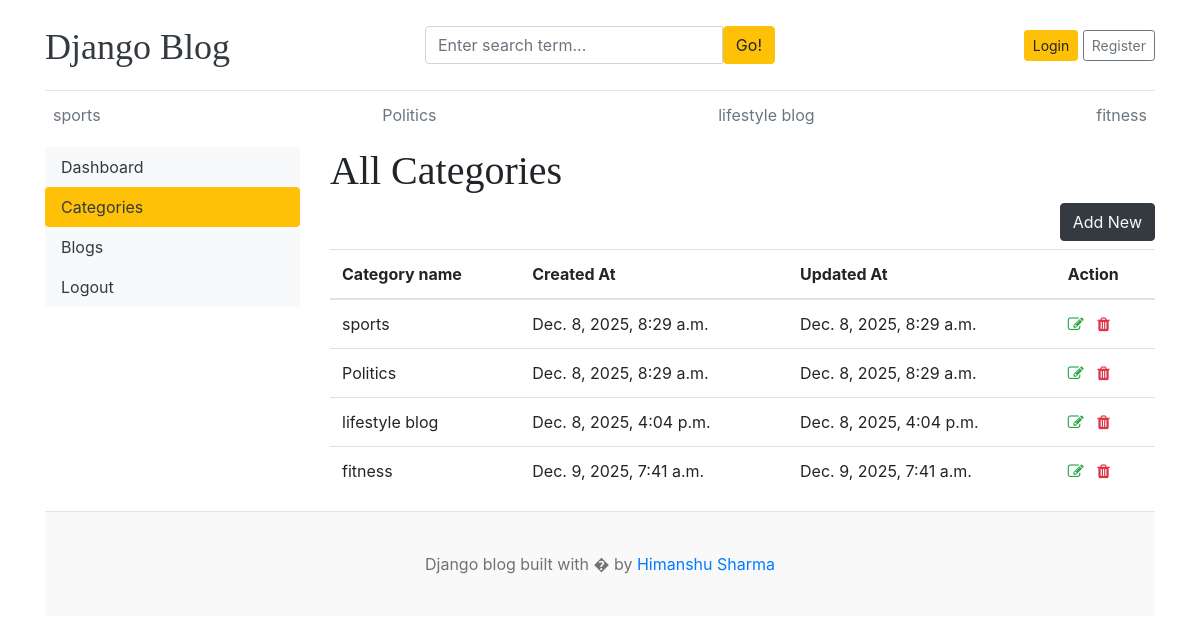
/dashboard/categories/, run on the app's committed database.
### blogs/models.py (models this page shows)
class Category(models.Model):
    category_name = models.CharField(max_length=50, unique=True)
    created_at = models.DateTimeField(auto_now_add=True)
    updated_at = models.DateTimeField(auto_now=True)
    class Meta:
        verbose_name_plural = 'categories'
    def __str__(self):
        return self.category_name

### dashboard/views.py (the view)
# urls.py: path('categories/', views.Categories, name='categories'),
def Categories(request):
    return render(request, 'dashboard/categories.html')

### blogs/context_processors.py (called while the page is built)
def get_categories(request):
    categories = Category.objects.all()
    return dict(categories=categories)

def get_social_link(request):
    social_link = SocialLink.objects.all()
    return dict(social_link = social_link )

### templates/dashboard/categories.html (shortened to what this page needs)
{% extends 'base.html' %}
{%block content %}
<div class='row'>
    {% include 'dashboard/sidebar.html'%}
    <div class='col-md-9'>
        <h1>All Categories</h1>
        <a href='{% url 'dashboard:add_category' %}' class='btn btn-dark text-light float-right mb-2'>Add New</a>
        <table class="table table-hover">
  <thead>
    <tr>
      <th>Category name</th>
      <th>Created At</th>
      <th>Updated At</th>
      <th>Action</th>
    </tr>
  </thead>
  <tbody>
    {% for cat in categories %}
    <tr>
      <td>{{cat}}</td>
      <td>{{cat.created_at}}</td>
      <td>{{cat.updated_at}}</td>
      <td>
        <a href="{% url 'dashboard:edit_category' cat.id %}"><i class="fa fa-edit text-success"></i></a>
        <a href="{% url 'dashboard:delete_category' cat.id %}"><i class='fa fa-trash text-danger'></i></a>
      </td>
    </tr>
    {% endfor %}
  </tbody>
</table>
    </div>
</div>
{%endblock%}

### templates/base.html (shortened to what this page needs)
{% load static%}
<!DOCTYPE html>
<html lang="en">
<head>
    <link href="https://getbootstrap.com/docs/4.0/dist/css/bootstrap.min.css" rel="stylesheet">
    <link href="{% static 'css/blog.css'%}" rel="stylesheet">
    <link rel="stylesheet" href="https://cdnjs.cloudflare.com/ajax/libs/font-awesome/4.7.0/css/font-awesome.min.css">
  </head>
<body>
    <div class="container">
      <header class="blog-header py-3">
        <div class="row flex-nowrap justify-content-between align-items-center">
          <div class="col-4 pt-1">
            <a class="blog-header-logo text-dark" href="/">Django Blog</a>
          </div>
          <div class='col-4'>
            <form action="{% url 'search' %}" method ='GET'>
              <div class="input-group">
                  <input class="form-control" type="text" name='keyword' value="{{keyword}}" placeholder="Enter search term..." aria-label="Enter search term..." aria-describedby="button-search" />
                  <button type='submit' class="btn btn-warning" id="button-search" type="button">Go!</button>
              </div>
            </form>
          </div>
          <div class="col-4 d-flex justify-content-end align-items-center">
            {% if user.is_authenticated %}
              <span><a href="{% url 'dashboard:dashboard' %}">Dashboard</span>
              &emsp;
              <span><a href="{% url 'logout' %}"> Logout</span>
            {% else %}
              <a class="btn btn-sm btn-warning" href="{% url 'login'%}">Login</a> &nbsp;
              <a class="btn btn-sm btn-outline-secondary" href="{% url 'register' %}">Register</a>
            {% endif %}
          </div>
        </div>
      </header>
      <div class="nav-scroller py-1 mb-2">
        <nav class="nav d-flex justify-content-between">
          {% for category in categories %}
          <a class="p-2 text-muted" href="{% url 'posts_by_category' category.id %}">{{category.category_name}}</a>
          {% endfor %}
        </nav>
      </div>
{% block content %}
{% endblock%}
<footer class="blog-footer">
  <p>Django blog built with � by <a href="#">Himanshu Sharma</a></p>
</footer>
</body>
</html>

### blog_main/static/css/blog.css (style rules this page uses)
.blog-header { border-bottom: 1px solid #e5e5e5; }
.blog-header-logo { font-family: "Playfair Display", Georgia, "Times New Roman", serif; font-size: 2.25rem; }
h1, h2, h3, h4, h5, h6 { font-family: "Playfair Display", Georgia, "Times New Roman", serif; }
.blog-footer { padding: 2.5rem 0; color: #727272; text-align: center; background-color: #f9f9f9; border-top: .05rem solid #e5e5e5; }
.blog-footer p:last-child { margin-bottom: 0; }

### data on the page
Category: category_name "sports", created_at "Dec. 8, 2025, 8:29 a.m.", updated_at "Dec. 8, 2025, 8:29 a.m."
Category: category_name "Politics", created_at "Dec. 8, 2025, 8:29 a.m.", updated_at "Dec. 8, 2025, 8:29 a.m."
Category: category_name "lifestyle blog", created_at "Dec. 8, 2025, 4:04 p.m.", updated_at "Dec. 8, 2025, 4:04 p.m."
Category: category_name "fitness", created_at "Dec. 9, 2025, 7:41 a.m.", updated_at "Dec. 9, 2025, 7:41 a.m."
